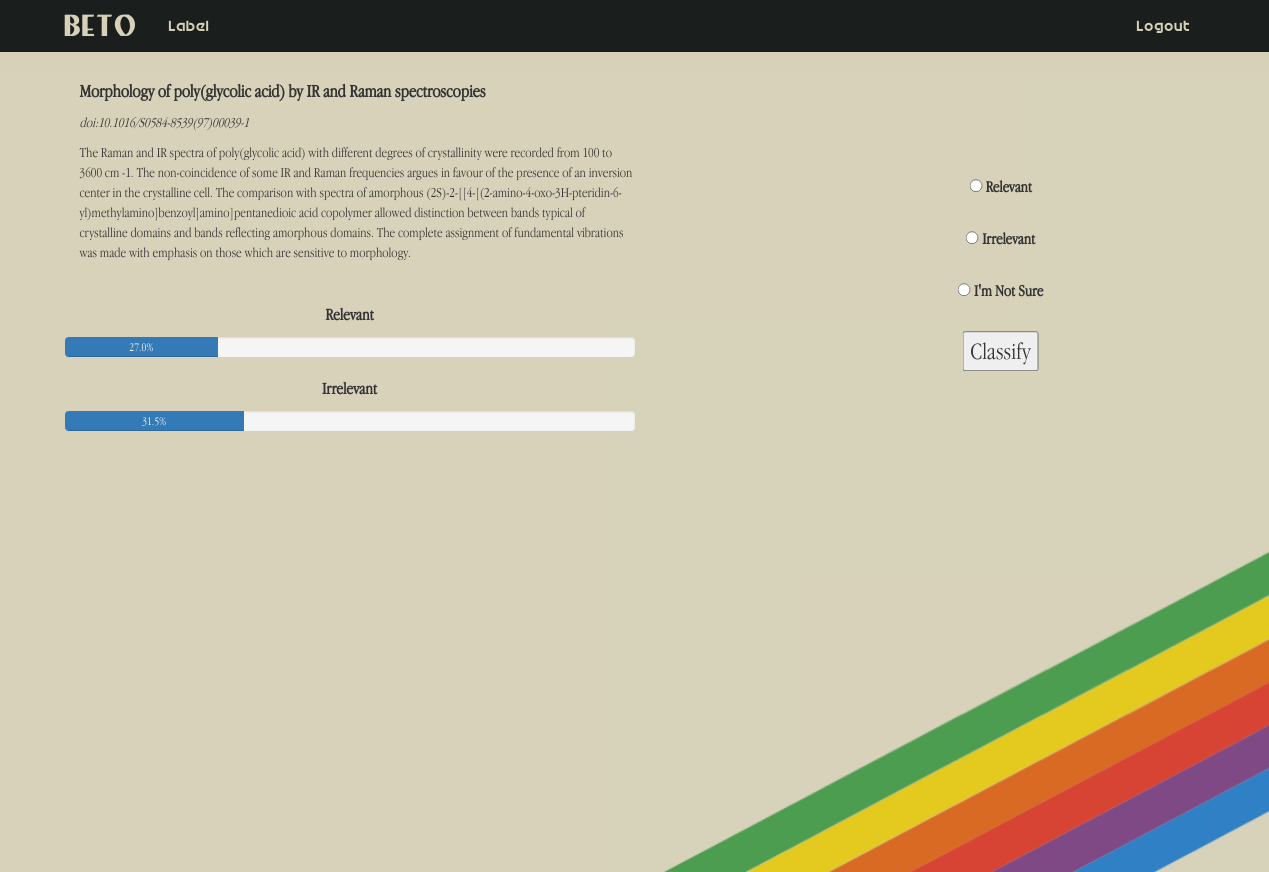
The page /label (signed in) on the database its author committed.
### app/models.py (models this page shows, shortened)
class Abstract(db.Model):
    id = db.Column(db.Integer, primary_key=True)
    pub_year = db.Column(db.Integer)
    pii = db.Column(db.String(24), index=True)
    doi = db.Column(db.String(60), index=True)
    title = db.Column(db.String(700), index=True)
    text = db.Column(db.String(10000))
    journal_name = db.Column(db.String(100))
    has_corros = db.Column(db.Integer)
    relevance_classification = db.Column(db.Integer)
    edits = db.relationship('Edit', backref='abstract', lazy='dynamic')

### app/routes.py (the view, shortened to what this page needs)
@app.route('/label', methods=['GET', 'POST'])
@login_required
def label():
    relevant_goal = 200
    irrelevant_goal = 600
    current_relevant = 54
    current_irrelevant = 189
    relevant_perc = round(current_relevant / relevant_goal * 100, 1)
    irrelevant_perc = round(current_irrelevant / irrelevant_goal * 100, 1)
    rand_dec = np.random.random()
    if rand_dec >= 0.5:
        primary_keys = db.session.query(Abstract.id).filter(Abstract.relevance_classification == 'NaN').filter_by(has_corros=1).all()
    elif rand_dec < 0.5:
        primary_keys = db.session.query(Abstract.id).filter(Abstract.relevance_classification == 'NaN').filter_by(has_corros=0).all()
    random_key = primary_keys[int(np.random.choice(np.arange(len(primary_keys)), size=1))][0]
    abstract = Abstract.query.get(random_key)
    form = LabelForm()
    return render_template('label.html', title='Label', abstract=abstract, form=form,
                           rel_perc=relevant_perc, irrel_perc=irrelevant_perc)

### app/forms.py
class LabelForm(FlaskForm):
    radio = RadioField('Label', choices=[('relevant','Relevant'),
                                         ('irrelevant', 'Irrelevant'),
                                         ('idk', "I'm Not Sure")])
    submit = SubmitField('Classify')

### app/models.py (called while the page is built)
@login.user_loader
def load_user(id):
    return User.query.get(int(id))

### app/templates/label.html (shortened to what this page needs)
{% extends "base.html" %}
{% block styles %}
  {{super()}}
  <link rel="stylesheet" type="text/css" href="{{ url_for('static', filename='styles/label.css')}}">
{% endblock %}
{% block app_content %}
<div class="container">
  <div class="row">
    <div class="col-md-6 sci-text">
        <h4><b>{{ abstract.title }}</b></h4>
        <p><em>doi:{{ abstract.doi }}</em></p>
        <p>{{ abstract.text }}</p>
    </div>
    <div class="col-md-6 classify">
      <form action="" method="post">
          {% for subfield in form.radio %}
            <tr>
                <td>{{ subfield }}</td>
                <td>{{ subfield.label }}</td>
            </tr><br><br>
          {% endfor %}
          <p id="label-submit">{{ form.submit() }}</p>
      </form>
    </div>
  </div>
</div>
<div class="label-container">
    <div id="bar-label">
        <p>Relevant</p>
    </div>
    <div class="progress">
        <div class="progress-bar bg-success" role="progressbar" style="width: {{ rel_perc }}%" aria-valuenow="{{ rel_perc }}" aria-valuemin="0" aria-valuemax="100">{{ rel_perc }}%</div>
    </div>
    <p id="bar-label">Irrelevant</p>
    <div class="progress">
        <div class="progress-bar bg-info" role="progressbar" style="width: {{ irrel_perc }}%" aria-valuenow="{{ irrel_perc }}" aria-valuemin="0" aria-valuemax="100">{{ irrel_perc }}%</div>
    </div>
</div>
{% endblock %}

### app/templates/base.html (shortened to what this page needs)
{% extends 'bootstrap/base.html' %}
{% block styles %}
  {{super()}}
  <link rel="stylesheet" type="text/css" href="{{ url_for('static', filename='styles/base.css')}}">
{% endblock %}
{% block navbar %}
  <nav class="navbar navbar-custom">
    <div class="container">
        <div class="navbar-header">
            <a class="navbar-brand" href="{{ url_for('home') }}">BETO</a>
        </div>
        <div class="collapse navbar-collapse" id="bs-example-navbar-collapse-1">
            <ul class="nav navbar-nav">
                <li><a href="{{ url_for('label') }}">Label</a></li>
            </ul>
            <ul class="nav navbar-nav navbar-right">
                {% if current_user.is_anonymous %}
                <li><a href="{{ url_for('login') }}">Sign In</a></li>
                {% else %}
                <li><a href="{{ url_for('logout') }}">Logout</a></li>
                {% endif %}
            </ul>
        </div>
    </div>
  </nav>
{% endblock %}
{% block content %}
<div class="bgimg-1">
  <div class="container">
      {% block app_content %}{% endblock %}
  </div>
</div>
{% endblock %}

### app/static/styles/base.css (style rules this page uses)
* { font-family: appleGaramond; }
body, html { height: 100%; background-color: #D7D1B9; }
li > a { font-family: motterTektura; font-size: 16px; color: #D7D1B9; }
.navbar-custom { background-color: #1A1F1D; border-radius: 0px; }
a.navbar-brand { font-family: lesterBold; font-size: 32px; color: #D7D1B9; }
.bgimg-1 { background-image: url( img/base_background.png ); height: 100%; background-position: center; background-repeat: no-repeat; background-size: cover; }

### app/static/styles/label.css (style rules this page uses)
.classify { font-size: 115%; text-align: center; transform: translate(10%, 50%); }
.progress { width: 50% }
#label-submit { font-size: 150%; }
.label-container { margin-top: 25px; }
#bar-label { width: 50%; text-align: center; font-weight: bold; font-size: 120%; }

### rows shown on the page
Abstract: title "Morphology of poly(glycolic acid) by IR and Raman spectroscopies", doi "10.1016/S0584-8539(97)00039-1", text "The Raman and IR spectra of poly(glycolic acid) with different degrees of crystallinity were recorded from 100 to 3600 cm -1. The non-coincidence of some IR and Raman frequencies argues in favour of the presence of an inversion center in the crystalline cell. The comparison with spectra of amorphous (2S)-2-[[4-[(2-amino-4-oxo-3H-pteridin-6-yl)methylamino]benzoyl]amino]pentanedioic acid copolymer allowed distinction between bands typical of crystalline domains and bands reflecting amorphous domains. The complete assignment of fundamental vibrations was made with emphasis on those which are sensitive to morphology."

### other values the page prints
{{ subfield.label }} "Relevant" "Irrelevant" "I'm Not Sure"
{{ rel_perc }} "27.0"
{{ irrel_perc }} "31.5"
